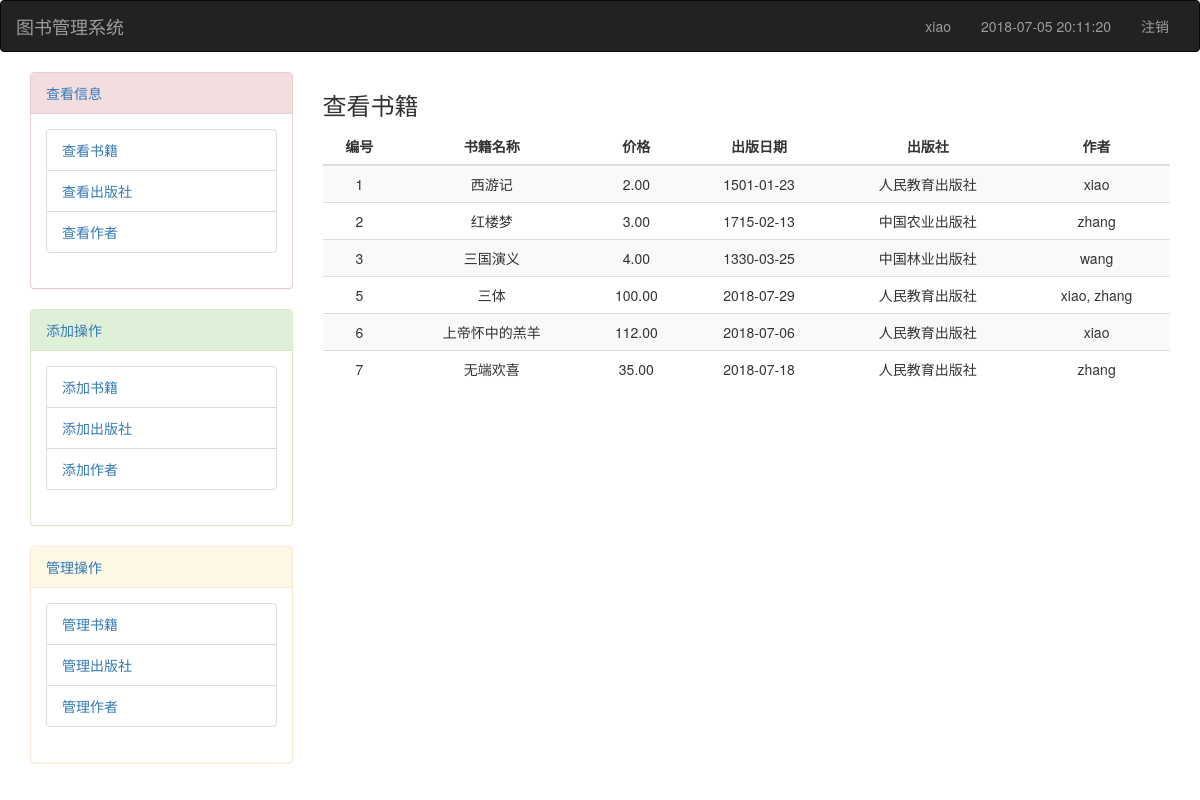
Page /books/ (signed in) on the committed database.
### book/models.py (models this page shows)
class Author(models.Model):
    name=models.CharField(max_length=32)
    age=models.IntegerField()
    ad=models.OneToOneField(to="AuthorDetail",to_field="id",on_delete=models.CASCADE,)

class Book(models.Model):
    title=models.CharField(max_length=32,unique=True)
    price=models.DecimalField(max_digits=8,decimal_places=2,null=True)
    pub_date=models.DateField()
    publish=models.ForeignKey(to="Publish",to_field="id",on_delete=models.CASCADE)
    authors=models.ManyToManyField(to="Author")

class Publish(models.Model):
    name=models.CharField(max_length=32)
    email=models.CharField(max_length=32)
    addr=models.CharField(max_length=32)

### book/views.py (the view)
    def inner(*args,**kwargs):
        request = args[0]  # 响应请求
        if request.session.get("is_login"): #判断登录状态,如果为True
            return func(*args,**kwargs)  # 执行视图函数
        else:
            if request.is_ajax():  # 此时未登录，判断ajax请求
                return HttpResponse(json.dumps({"state":False,'url':'/login/'}))
            return render(request,"no_login.html")

### book/views.py (called while the page is built)
def required_login(func):
    def inner(*args,**kwargs):
        request = args[0]  # 响应请求
        if request.session.get("is_login"): #判断登录状态,如果为True
            return func(*args,**kwargs)  # 执行视图函数
        else:
            if request.is_ajax():  # 此时未登录，判断ajax请求
                return HttpResponse(json.dumps({"state":False,'url':'/login/'}))
            return render(request,"no_login.html")
    return inner

@required_login
def books(request):  # 首页
    print(111)
    ret = Book.objects.all().exists()  # 判断表是否有记录
    if ret:
        book_list = Book.objects.all()  # 查询表的所有记录
        return render(request, "books.html", {"book_list": book_list})
    else:
        hint = '<script>alert("没有书籍，请添加书籍");window.location.href="/books/add_book"</script>'
        return HttpResponse(hint)  # js跳转到添加页面

### templates/books.html (shortened to what this page needs)
{% extends 'base.html' %}
{% block content %}
    <h3>查看书籍</h3>
    <table class="table table-hover table-striped ">
        <thead>
        <tr>
            <th>编号</th>
            <th>书籍名称</th>
            <th>价格</th>
            <th>出版日期</th>
            <th>出版社</th>
            <th>作者</th>
        </tr>
        </thead>
        <tbody>
        {% for book in book_list %}
            <tr>
                <td>{{ book.id }}</td>
                <td>{{ book.title }}</td>
                <td>{{ book.price }}</td>
                <td>{{ book.pub_date|date:"Y-m-d" }}</td>
                <td>{{ book.publish.name }}</td>
                <td>
                    {% if not book.authors.all %}
                        无
                    {% else %}
                        {% for j in book.authors.all %}
                            {{ j.name }}{% if not forloop.last %},{% endif %}
                        {% endfor %}
                    {% endif %}
                </td>
            </tr>
        {% endfor %}
        </tbody>
    </table>
{% endblock content %}

### templates/base.html (shortened to what this page needs)
<!DOCTYPE html>
<html lang="en">
<head>
    <link rel="stylesheet" href="/static/css/bootstrap.min.css">
    <link rel="stylesheet" href="https://cdn.bootcss.com/awesome-bootstrap-checkbox/0.3.7/awesome-bootstrap-checkbox.css">
    <link href="http://cdn.bootcss.com/font-awesome/4.6.3/css/font-awesome.min.css" rel="stylesheet">
    <link rel="stylesheet" href="http://mishengqiang.com/sweetalert/css/sweetalert.css">
</head>
<body>
<nav class="navbar navbar-inverse">
      <div class="container-fluid">
        <div class="navbar-header">
          <a class="navbar-brand" href="#">图书管理系统</a>
        </div>
        <div id="navbar" class="navbar-collapse collapse">
          <ul class="nav navbar-nav navbar-right">
            <li><a href="#">{{ request.session.user }}</a></li>
            <li><a href="#">{{ request.session.last_time|slice:":19" }}</a></li>
            <li><a href="/logout/">注销</a></li>
          </ul>
        </div>
      </div>
    </nav>
<div class="container">
    <div class="row">
        <div class="col-md-3">
            <div class="panel panel-danger">
                <div class="panel-heading"><a href="javascript:void(0)">查看信息</a></div>
                <div class="panel-body">
                    <ul class="list-group">
                        <li class="list-group-item">
                            <a href="/books/">查看书籍</a>
                        </li>
                        <li class="list-group-item">
                            <a href="/books/see_publish/">查看出版社</a>
                        </li>
                        <li class="list-group-item">
                            <a href="/books/see_author/">查看作者</a>
                        </li>
                    </ul>
                </div>
            </div>
            <div class="panel panel-success">
                <div class="panel-heading"><a href="javascript:void(0)">添加操作</a></div>
                <div class="panel-body">
                    <ul class="list-group">
                        <li class="list-group-item">
                            <a href="/books/add_book/">添加书籍</a>
                        </li>
                        <li class="list-group-item">
                            <a href="/books/add_publish/">添加出版社</a>
                        </li>
                        <li class="list-group-item">
                            <a href="/books/add_author/">添加作者</a>
                        </li>
                    </ul>
                </div>
            </div>
            <div class="panel panel-warning">
                <div class="panel-heading"><a href="javascript:void(0)">管理操作</a></div>
                <div class="panel-body">
                    <ul class="list-group">
                        <li class="list-group-item">
                            <a href="/books/manage_book/">管理书籍</a>
                        </li>
                        <li class="list-group-item">
                            <a href="/books/manage_publish/">管理出版社</a>
                        </li>
                        <li class="list-group-item">
                            <a href="/books/manage_author/">管理作者</a>
                        </li>
                    </ul>
                </div>
            </div>
        </div>
        <div class="col-md-9">
            {% block content %}
            {% endblock %}
        </div>
    </div>
</div>
</body>
</html>

### templates/base.html (style rules this page uses)
* { margin: 0; padding: 0; }
.container { margin-top: 20px; }
.table th, .table td { text-align: center; vertical-align: middle !important; }

### rows in the picture
Author: session.user "xiao", name "xiao"
Book: id "1", title "西游记", price "2.00", pub_date "1501-01-23", publish.name "人民教育出版社"
Book: id "2", title "红楼梦", price "3.00", pub_date "1715-02-13", publish.name "中国农业出版社"
Author: name "zhang"
Book: id "3", title "三国演义", price "4.00", pub_date "1330-03-25", publish.name "中国林业出版社"
Author: name "wang"
Book: id "5", title "三体", price "100.00", pub_date "2018-07-29", publish.name "人民教育出版社"
Book: id "6", title "上帝怀中的羔羊", price "112.00", pub_date "2018-07-06", publish.name "人民教育出版社"
Book: id "7", title "无端欢喜", price "35.00", pub_date "2018-07-18", publish.name "人民教育出版社"

### other values in the picture
{{ request.session.last_time|slice:":19" }} "2018-07-05 20:11:20"
